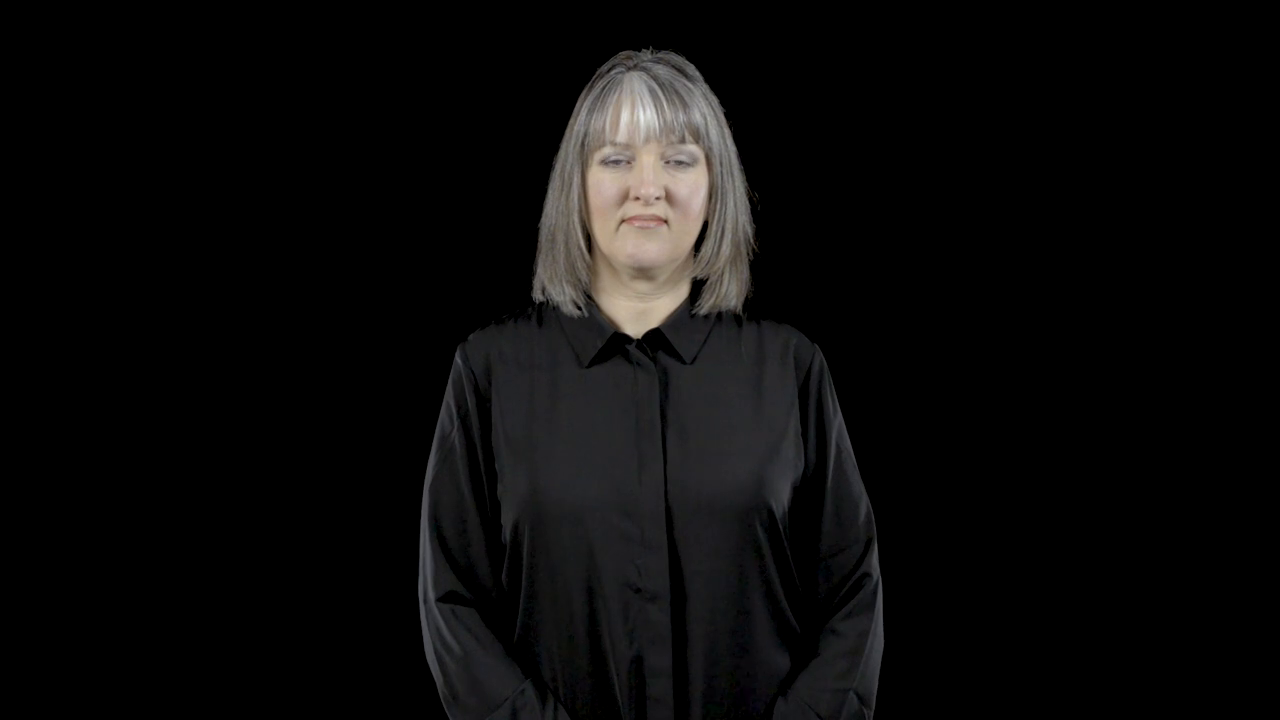
#> input picture frame 11 of input_dir/How To Sign The Word Hosting In ASL.mp4, 1280 x 720 px
$ python video1.py
#> lines starting #> are read from the running program, lines starting #| are printed output that depends on the picture
import cv2
import os

# Define paths to the input and output directories
input_dir = 'C:\\Users\\Sahil\\Downloads\\test\\input_dir'
output_dir = 'C:\\Users\\Sahil\\Downloads\\test\\frame_video1'

# Define the size of the output frames
width, height = 224, 224

# Loop through all videos in the input directory
for filename in os.listdir(input_dir):
    if filename.endswith('.mp4'):

        # Open the video file
        video = cv2.VideoCapture(os.path.join(input_dir, filename))

        # Create a new directory for the output frames
        output_subdir = os.path.join(output_dir, os.path.splitext(filename)[0])
        os.makedirs(output_subdir, exist_ok=True)

        # Loop through all frames in the video
        frame_count = 0
        while True:
            ret, frame = video.read()
#> frame is the input picture: shape (720, 1280, 3); mean B, G, R 10.6, 10.7, 11.3
            if not ret:
                break

            # Resize the frame
            frame = cv2.resize(frame, (width, height))
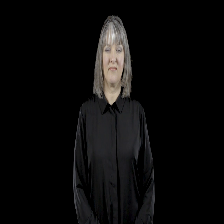
#> frame: shape (224, 224, 3); mean B, G, R 10.5, 10.7, 11.3

            # Save the frame to the output directory
            output_filename = os.path.join(output_subdir, f'{frame_count:05d}.jpg')
            cv2.imwrite(output_filename, frame)

            frame_count += 1

        video.release()

$ run again, starting later in the video
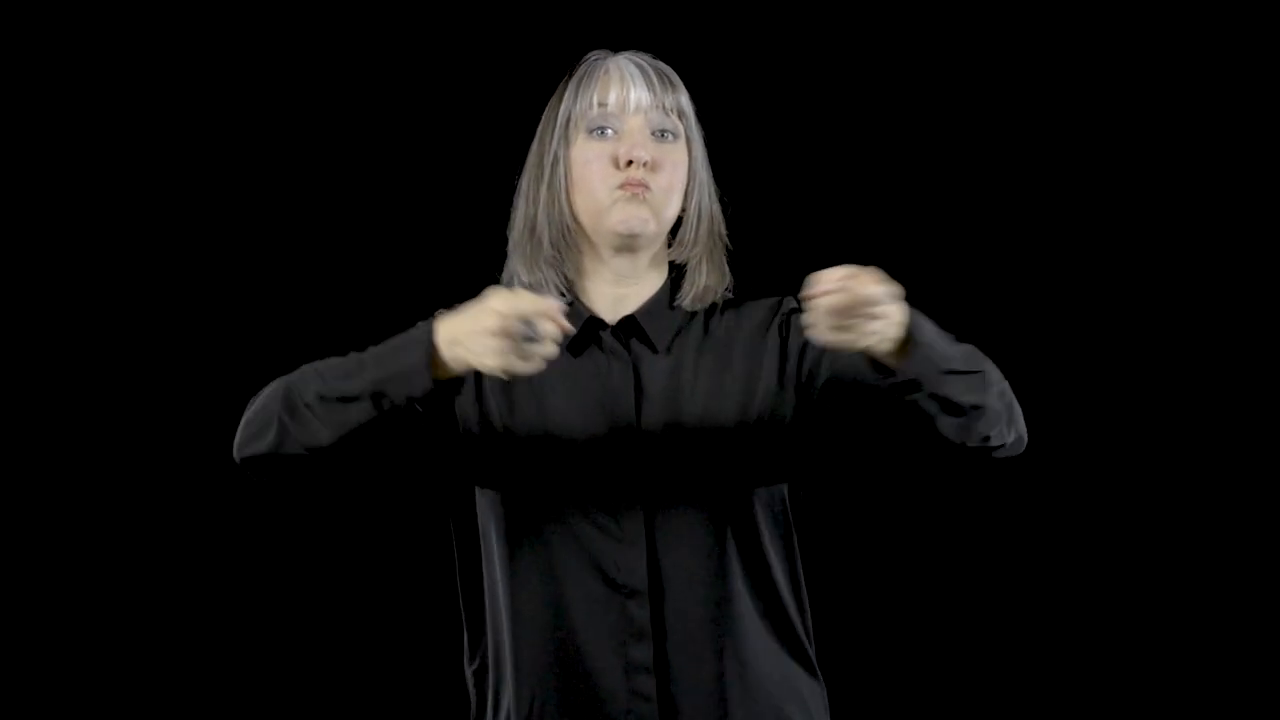
#> input picture frame 51 of input_dir/How To Sign The Word Hosting In ASL.mp4, 1280 x 720 px
#> frame is the input picture: shape (720, 1280, 3); mean B, G, R 11.6, 12.2, 13.1
#> `frame = cv2.resize(frame, (width, height))`:
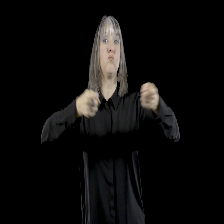
#> frame: shape (224, 224, 3); mean B, G, R 11.6, 12.2, 13.1

$ run again, starting later in the video
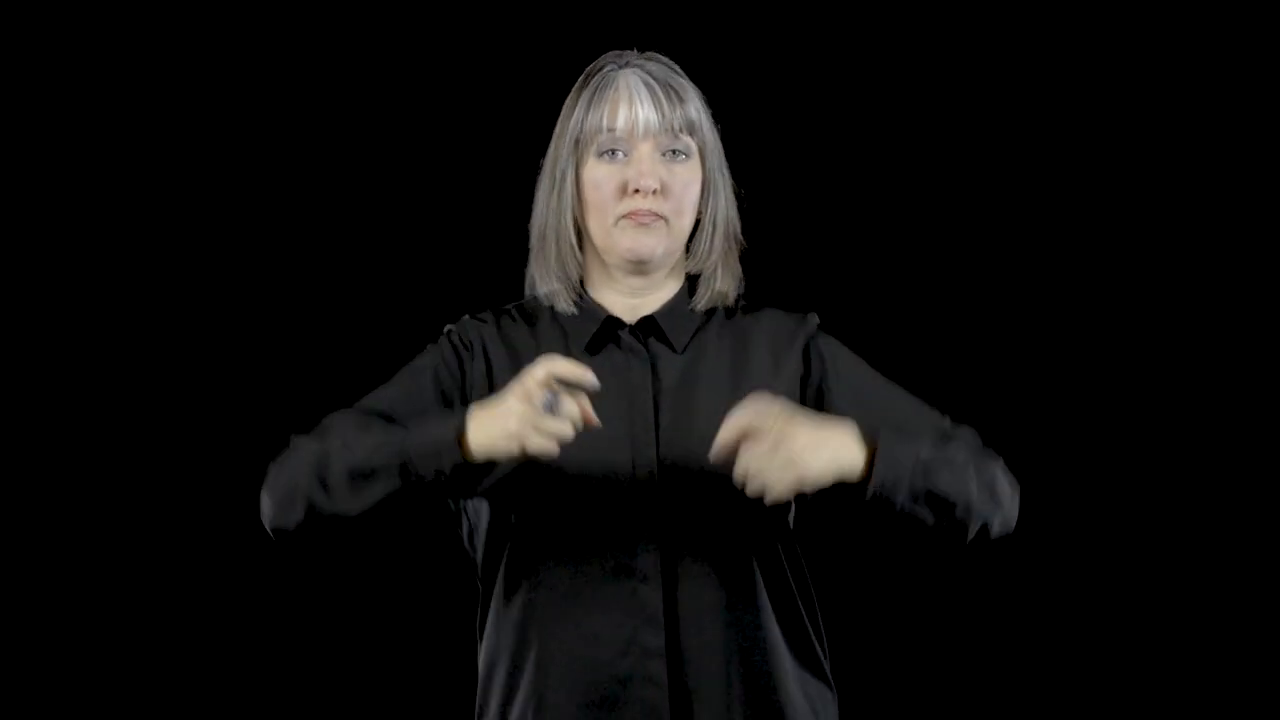
#> input picture frame 91 of input_dir/How To Sign The Word Hosting In ASL.mp4, 1280 x 720 px
#> frame is the input picture: shape (720, 1280, 3); mean B, G, R 12.2, 13, 13.8
#> `frame = cv2.resize(frame, (width, height))`:
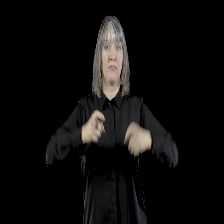
#> frame: shape (224, 224, 3); mean B, G, R 12.2, 12.9, 13.8
